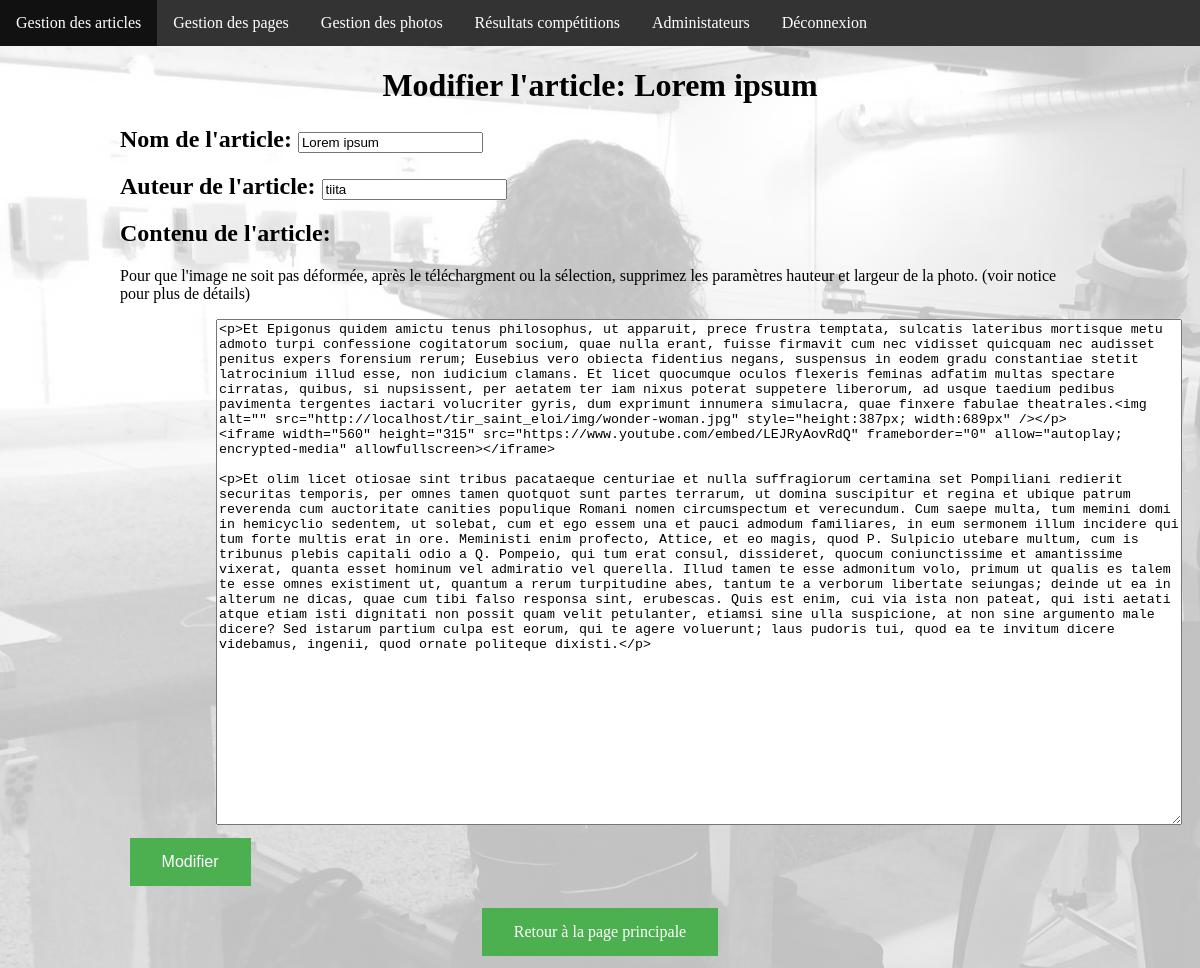
Page /admin/modif_article.php?id=1 (signed in) on the earlier database version.
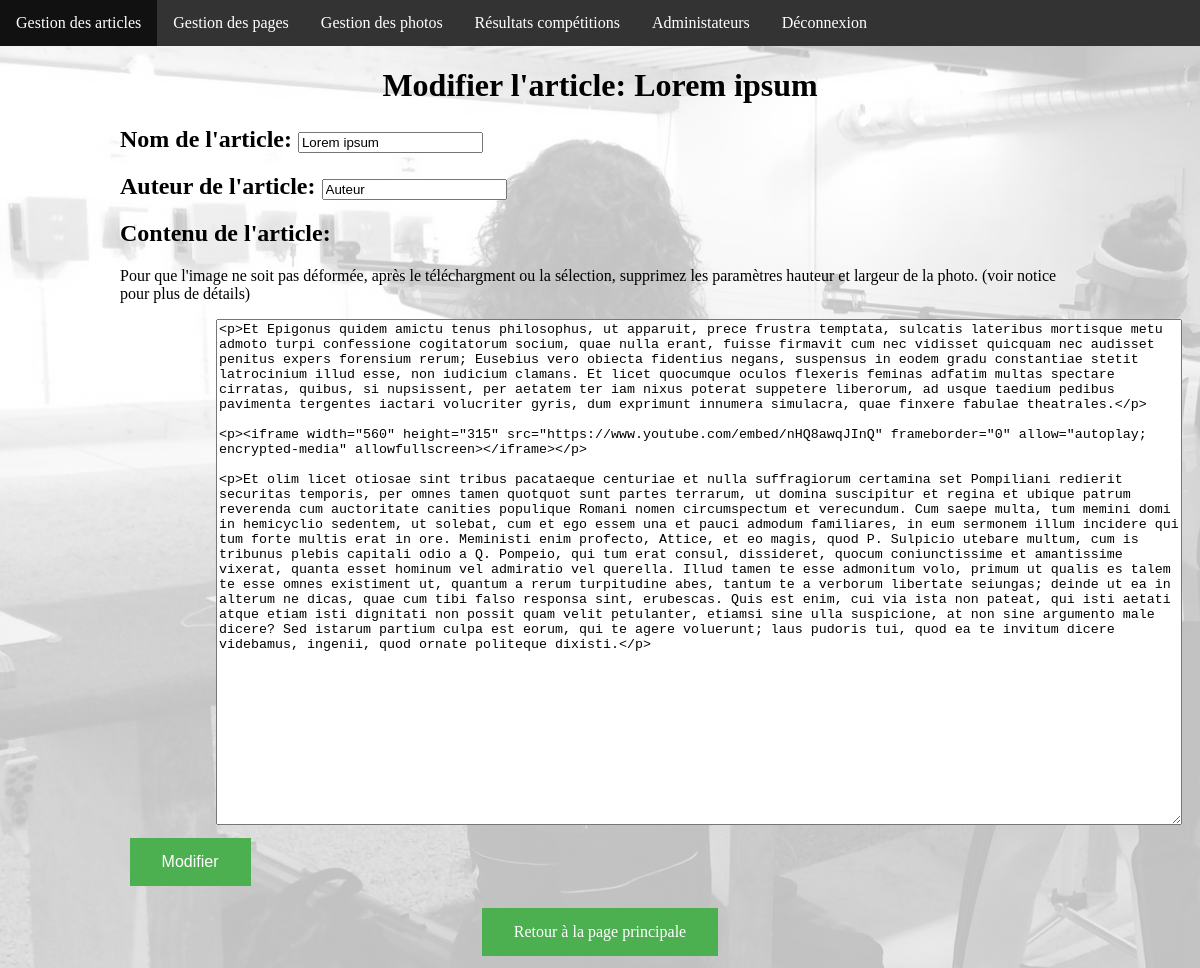
Same page on the later database version.
### tables this page shows
CREATE TABLE IF NOT EXISTS `articles` (
  `id` int(11) NOT NULL AUTO_INCREMENT,
  `name` varchar(255) NOT NULL,
  `content` longtext NOT NULL,
  `Autor` varchar(255) NOT NULL,
  PRIMARY KEY (`id`)
);

### inc/fonction.php (called while the page is built, shortened)
<?php
function getArticle($bdd, $nb = null, $id = null){
  if ($nb AND !$id) {
    $req = $bdd->query('SELECT * FROM articles LIMIT'.$nb);
    $article = $req->fetchAll();
  }elseif ($id) {
    $req = $bdd->query('SELECT * FROM articles WHERE id ='.$id);
    $article = $req->fetchObject();
  }else {
    $req = $bdd->query('SELECT * FROM articles');
    $article = $req->fetchAll();
  }
  return $article;
}

### admin/modif_article.php (the view, shortened to what this page needs)
    <?php require_once"inc/header.php" ?>
    <?php
    require_once '../inc/connect.php';
    require_once '../inc/fonction.php';
    $article = getArticle($bdd,1, $_GET['id']);
    ?>
    <div class="modif-article">
      <h1>Modifier l'article: <?= $article->name ?></h1>
      <form method="post">
        <h2>Nom de l'article:
        <input type="text" name="name" value="<?= $article->name ?>"></h2>
        <h2>Auteur de l'article:
        <input type="text" name="Autor" value="<?= $article->Autor ?>"></h2>
        <h2>Contenu de l'article:</h2>
        <p>Pour que l'image ne soit pas déformée, après le téléchargment ou la sélection, supprimez les paramètres hauteur et largeur de la photo. (voir notice pour plus de détails)</p>
        <textarea id="newsContenu" name="content" class="CKeditor"><?= $article->content ?></textarea>
        <button class="button">Modifier</button>
      </form>
    </div>
<?php require_once"inc/footer.php" ?>

Differences in the rows shown:
changed articles "Lorem ipsum": Autor "tiita" → "Auteur"; content "…simulacra, quae finxere fabulae theatrales.<img alt=\"\" src=\"http://localhost/tir_saint_eloi/img/wonder-woman.jpg\" style=\"height:387px; width:689px\" /></p> <iframe width=\"560\" height=\"315\" src=\"https://www.youtube.com/embed/LEJRyAovRdQ\" frameborder=\"0\" allow=\"autoplay; encrypted-media\" allowfullscreen></iframe> <p>Et olim licet otiosae sint tribus pacataeque centuriae et nulla suffragiorum certamina set Pompiliani redierit securitas temporis, per omnes tamen quotquot sunt partes terrarum, ut domina suscipitur et regina et ubique patrum reverenda cum auctoritate canities populique Romani nomen circumspectum et verecundum. Cum saepe multa, tum memini domi in hemicyclio sedentem, ut solebat,…" → "…simulacra, quae finxere fabulae theatrales.</p> <p><iframe width=\"560\" height=\"315\" src=\"https://www.youtube.com/embed/nHQ8awqJInQ\" frameborder=\"0\" allow=\"autoplay; encrypted-media\" allowfullscreen></iframe></p> <p>Et olim licet otiosae sint tribus pacataeque centuriae et nulla suffragiorum certamina set Pompiliani redierit securitas temporis, per omnes tamen quotquot sunt partes terrarum, ut domina suscipitur et regina et ubique patrum reverenda cum auctoritate canities populique Romani nomen circumspectum et verecundum. Cum saepe multa, tum memini domi in hemicyclio sedentem, ut solebat, cum et ego essem una et pauci admodum familiares, in eum sermonem illum incidere qui tum forte multis…"
